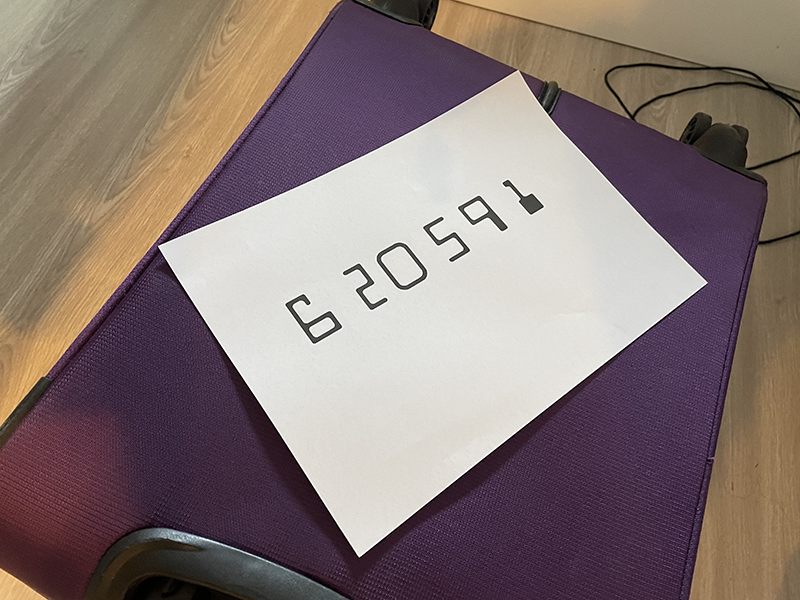
#> input picture endcode.bmp, 800 x 600 px
$ jupyter execute final.ipynb
#> lines starting #> are read from the running program, lines starting #| are printed output that depends on the picture; after the words box and inside, x2 and y2 are one past the last pixel; in counts of white or black regions, pixels touching at a corner belong together
[cell 1]
import matplotlib.pyplot as plt
import matplotlib.patches as patches
import numpy as np
import copy

from skimage.draw import polygon_perimeter
from skimage import transform
from skimage.color import rgb2gray

[cell 2]
img = plt.imread("endcode.bmp")
#> img is the input picture: shape (600, 800, 3); mean R, G, B 135, 119.2, 116.5

plt.imshow(img)

# Image alignment
#### https://scikit-image.org/docs/dev/user_guide/geometrical_transform.html

[cell 3]
src = np.array([[0, 0], [0, 100], [900, 100], [900, 0]])
dst = np.array([[218, 339], [249, 385], [600, 174], [571, 143]])

[cell 4]
rr, cc  = polygon_perimeter(dst[:, 1], dst[: , 0], img.shape[:2], clip =True)
drawp_img = copy.deepcopy(img)
drawp_img[rr, cc] = [0, 0 ,0]
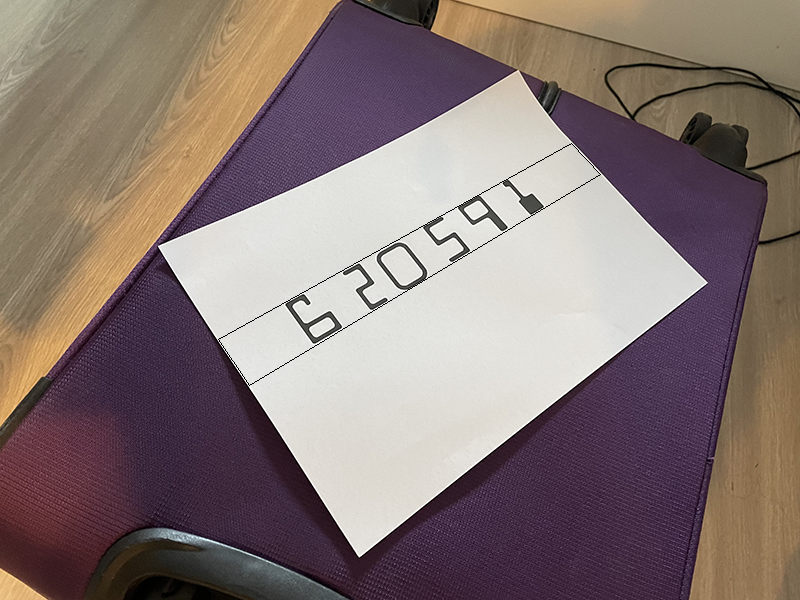
#> drawp_img: shape (600, 800, 3); 0.16% of pixels changed, all inside (x1, y1, x2, y2) = (218, 143, 601, 386)

plt.imshow(drawp_img)

[cell 5]
tform = transform.ProjectiveTransform()
tform.estimate(src, dst)
warped = transform.warp(img, tform, output_shape=(100, 900))
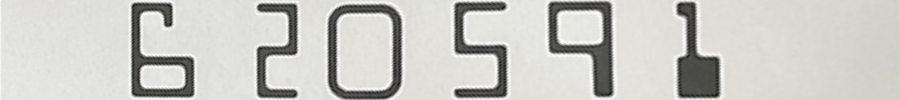
#> warped: shape (100, 900, 3) float64; mean R, G, B 0.794, 0.792, 0.772

plt.imshow(warped)

# RGB to Binary

[cell 6]
grayscale = rgb2gray(warped) * 255
grayscale = grayscale.astype(int)

[cell 7]
binary_threshold = 200

[cell 8]
binary = grayscale < binary_threshold
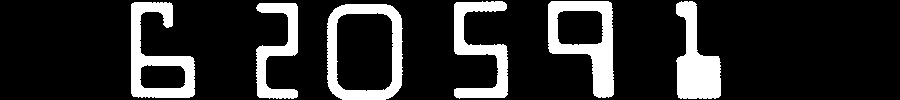
#> binary: shape (100, 900) bool; 16.8% white; 6 white regions, box (x1, y1, x2, y2) and area: (548, 1, 614, 98) 2884, (327, 4, 403, 100) 2759, (131, 2, 195, 98) 2711, (676, 1, 721, 99) 2610, (454, 1, 508, 99) 2289, (256, 3, 298, 99) 1854

plt.imshow(binary, cmap='gray')

# Scale image

[cell 9]
scale = transform.resize(binary, (9, 82))

plt.imshow(scale, cmap='gray')
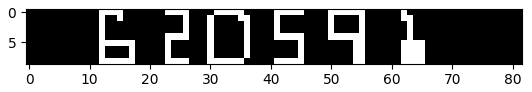
#> figure drawn by matplotlib, 1 panel

# Define prototype of number 0 - 9

[cell 10]
prot = np.zeros((10, 9, 7))

[cell 11]
prot[0]= [[0, 1, 1, 1, 1, 1, 0],
          [1, 0, 0, 0, 0, 0, 1],
          [1, 0, 0, 0, 0, 0, 1],
          [1, 0, 0, 0, 0, 0, 1],
          [1, 0, 0, 0, 0, 0, 1],
          [1, 0, 0, 0, 0, 0, 1],
          [1, 0, 0, 0, 0, 0, 1],
          [1, 0, 0, 0, 0, 0, 1],
          [0, 1, 1, 1, 1, 1, 0]]

prot[1]= [[0, 0, 0, 1, 1, 0, 0],
          [0, 0, 0, 0, 1, 0, 0],
          [0, 0, 0, 0, 1, 0, 0],
          [0, 0, 0, 0, 1, 0, 0],
          [0, 0, 0, 0, 1, 0, 0],
          [0, 0, 0, 1, 1, 1, 1],
          [0, 0, 0, 1, 1, 1, 1],
          [0, 0, 0, 1, 1, 1, 1],
          [0, 0, 0, 1, 1, 1, 1]]

prot[2]= [[0, 0, 0, 1, 1, 1, 1],
          [0, 0, 0, 0, 0, 0, 1],
          [0, 0, 0, 0, 0, 0, 1],
          [0, 0, 0, 0, 0, 0, 1],
          [0, 0, 0, 1, 1, 1, 1],
          [0, 0, 0, 1, 0, 0, 0],
          [0, 0, 0, 1, 0, 0, 0],
          [0, 0, 0, 1, 0, 0, 0],
          [0, 0, 0, 1, 1, 1, 1]]

prot[3]= [[0, 0, 1, 1, 1, 1, 0],
          [0, 0, 0, 0, 0, 1, 0],
          [0, 0, 0, 0, 0, 1, 0],
          [0, 0, 0, 0, 0, 1, 0],
          [0, 0, 1, 1, 1, 1, 1],
          [0, 0, 0, 0, 0, 1, 1],
          [0, 0, 0, 0, 0, 1, 1],
          [0, 0, 0, 0, 0, 1, 1],
          [0, 0, 1, 1, 1, 1, 1]]

prot[4]= [[0, 1, 1, 0, 0, 0, 0],
          [0, 1, 1, 0, 0, 0, 0],
          [0, 1, 1, 0, 0, 0, 0],
          [0, 1, 1, 0, 0, 0, 0],
          [0, 1, 1, 0, 0, 0, 0],
          [0, 1, 1, 0, 0, 1, 1],
          [0, 1, 1, 1, 1, 1, 1],
          [0, 0, 0, 0, 0, 1, 1],
          [0, 0, 0, 0, 0, 1, 1]]

prot[5]= [[0, 0, 1, 1, 1, 1, 1],
          [0, 0, 1, 0, 0, 0, 0],
          [0, 0, 1, 0, 0, 0, 0],
          [0, 0, 1, 0, 0, 0, 0],
          [0, 0, 1, 1, 1, 1, 1],
          [0, 0, 0, 0, 0, 0, 1],
          [0, 0, 0, 0, 0, 0, 1],
          [0, 0, 0, 0, 0, 0, 1],
          [0, 0, 1, 1, 1, 1, 1],]

prot[6]= [[0, 1, 1, 1, 1, 0, 0],
          [0, 1, 0, 0, 1, 0, 0],
          [0, 1, 0, 0, 0, 0, 0],
          [0, 1, 0, 0, 0, 0, 0],
          [0, 1, 0, 0, 0, 0, 0],
          [0, 1, 1, 1, 1, 1, 1],
          [0, 1, 0, 0, 0, 0, 1],
          [0, 1, 0, 0, 0, 0, 1],
          [0, 1, 1, 1, 1, 1, 1]]

prot[7]= [[0, 0, 1, 1, 1, 1, 1],
          [0, 0, 1, 0, 0, 0, 1],
          [0, 0, 1, 0, 0, 0, 1],
          [0, 0, 0, 0, 0, 0, 1],
          [0, 0, 0, 0, 0, 1, 0],
          [0, 0, 0, 0, 1, 0, 0],
          [0, 0, 0, 0, 1, 0, 0],
          [0, 0, 0, 0, 1, 0, 0],
          [0, 0, 0, 0, 1, 0, 0]]

prot[8]= [[0, 1, 1, 1, 1, 1, 0],
          [0, 1, 0, 0, 0, 1, 0],
          [0, 1, 0, 0, 0, 1, 0],
          [0, 1, 0, 0, 0, 1, 0],
          [0, 1, 1, 1, 1, 1, 0],
          [1, 1, 0, 0, 0, 1, 1],
          [1, 1, 0, 0, 0, 1, 1],
          [1, 1, 0, 0, 0, 1, 1],
          [1, 1, 1, 1, 1, 1, 1]]

prot[9]= [[0, 1, 1, 1, 1, 1, 1],
          [0, 1, 0, 0, 0, 0, 1],
          [0, 1, 0, 0, 0, 0, 1],
          [0, 1, 0, 0, 0, 0, 1],
          [0, 1, 1, 1, 1, 1, 1],
          [0, 0, 0, 0, 0, 1, 1],
          [0, 0, 0, 0, 0, 1, 1],
          [0, 0, 0, 0, 0, 1, 1],
          [0, 0, 0, 0, 0, 1, 1]]

# Prototype Matching

##### [[ Probability, Prototype ], ...]

[cell 12]
prob_of_prot = []

[cell 13]
for w in range(scale.shape[1]):

    if w + 7 >= scale.shape[1]:
        break

    for p in range(prot.shape[0]):

        prototype = prot[p]

        sub_img = scale[0:9, w:w + 7]

        score = 0

        for row in range(prototype.shape[0]):
            for col in range(prototype.shape[1]):

                if prototype[row, col] == sub_img[row, col]:
                    score += 1

        prob = score / (prototype.shape[0] * prototype.shape[1])

        if prob > 0.95:

            prob_of_prot.append([prob, p])
#> after the loop, prob_of_prot = [[1, 6], [1, 2], [0.968, 0], [1, 5], [1, 9], [0.968, 1]]

[cell 14]
prob_of_prot
#> Out has the same summary as prob_of_prot

# Answers

[cell 15]
for i in prob_of_prot:
    print(i[1])
#> this loop made 6 passes
#| 6
#| 2
#| 0
#| 5
#| 9
#| 1
